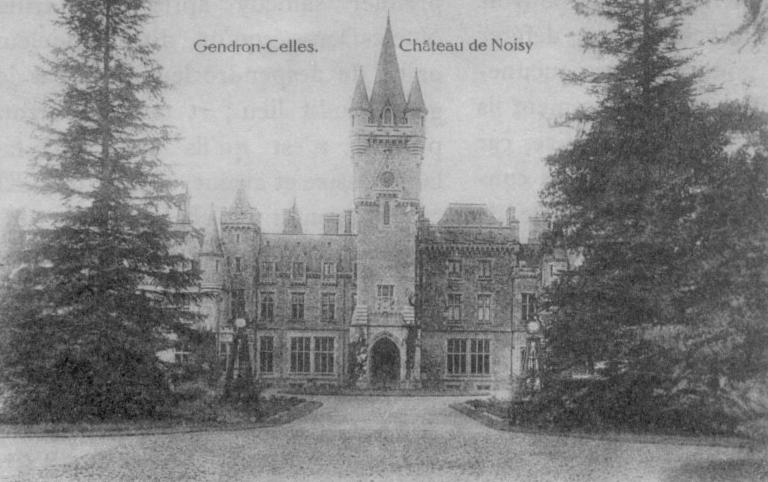
#> input picture PS_02/images/noisy2.jpg, 768 x 482 px
$ python 1.py
#> lines starting #> are read from the running program, lines starting #| are printed output that depends on the picture
#> further down, img is the input picture: shape (482, 768, 3); min 9, max 218, mean 133.4
import cv2
import numpy as np
from matplotlib import pyplot as plt

def plot_histogram(img, label):
	hist = cv2.calcHist(images=[img], channels=[0], mask=None,histSize=[256],ranges=[0,255])
	plt.plot(hist, label=label)
	plt.xlim([0,255])
	plt.legend()

def calculate_relative_hist(img, r=1):
	m, n = img.shape
	hist = cv2.calcHist(images=[img], channels=[0], mask=None,histSize=[256],ranges=[0,255])
	relative_hist = hist / (m * n)
	return relative_hist ** r

def calculate_g_equal(relative_hist, Q):
	g_equal = np.zeros(256)
	G_MAX = 255
	for i in range(256):
		soma = 0
		for j in range(i+1):
			soma += relative_hist[j]
		g_equal[i] = (G_MAX/Q) * soma
	return g_equal

def equalize(img, g_equal):
	n, m = img.shape
	new_img = np.zeros(img.shape)
	for i in range(n):
		for j in range(m):
			value = img[i,j]
			new_img[i,j] = g_equal[value]
	return new_img

def equalize_image(img, r=1):
	relative_hist = calculate_relative_hist(img, r)
	Q = relative_hist.sum()
	g_equal = calculate_g_equal(relative_hist, Q)
	new_img = equalize(img, g_equal)
	return cv2.convertScaleAbs(new_img)

def plot_results(img, n):
#> called with n = 100
	original_mean = np.mean(img)
#> original_mean = 133.4
	mean = list()
	for r in range(n+1):
		new_img = equalize_image(img, r)
		mean.append(np.mean(new_img))
#> this loop made 101 passes
#> Q in equalize_image on passes 1 to 12: 256, 1, 0.00781, 7.76e-05, 9.5e-07, 1.34e-08, 2.07e-10, 3.34e-12, 5.53e-14, 9.3e-16, 1.58e-17, 2.69e-19
#> pass 2, in equalize_image (call 2), `new_img = equalize(img, g_equal)`:
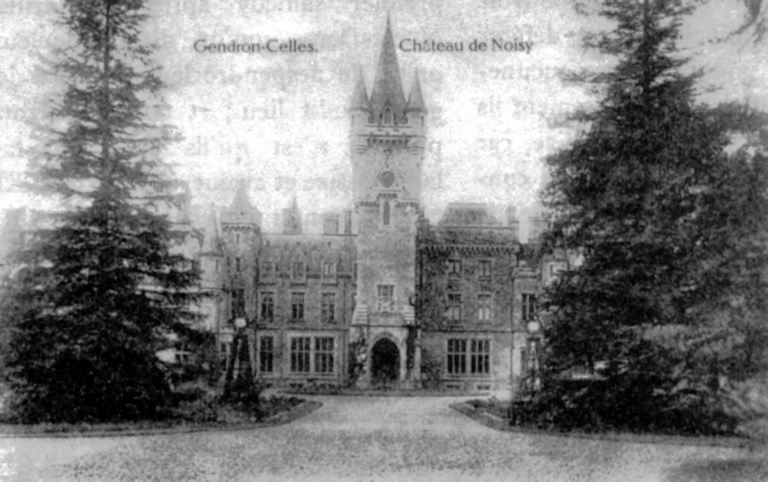
#> new_img: shape (482, 768) float64; min 0.000689, max 255, mean 128.5; drawn with min black and max white
#> after the loop:
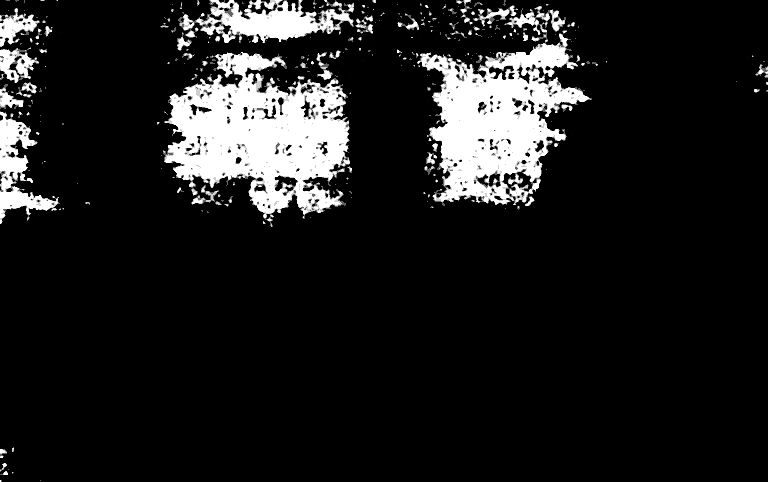
#> new_img: shape (482, 768); min 0, max 255, mean 29.7
#> after the loop, mean = 101 values, max 133.9 at index 0, min 29.56 at index 56, mean 33.76
	plt.plot(mean)
	plt.xlabel('r')
	plt.ylabel('Mean of Values')
	plt.hlines(original_mean, xmin=0, xmax=n)
	plt.ylim((0, 255))
	plt.show()
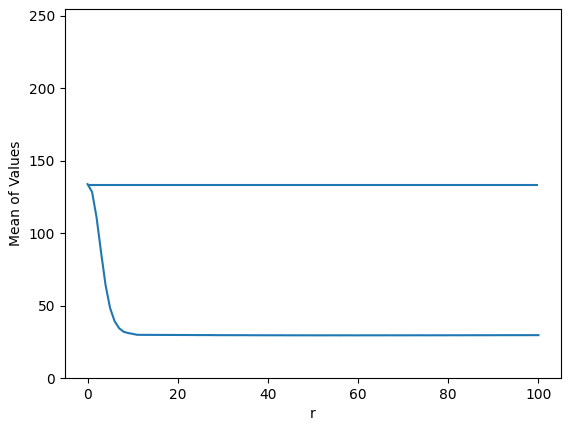
#> figure drawn by matplotlib, 1 panel; curve peaks at x = 0, y = 133.9

# img_path = "images/noisy2.jpg"
img = cv2.imread("images/noisy2.jpg")
img = cv2.GaussianBlur(img, (3, 3), 0)
img = cv2.cvtColor(img, cv2.COLOR_BGR2GRAY)

plot_results(img,100)

r = 1
new_img = equalize_image(img, r)

cv2.imshow('Source image', img)
cv2.imshow('Equalized image', new_img)

while(1):
	key = cv2.waitKey(20) & 0xFF
#> (key Esc is pressed here)
	if key == 27:
		break
cv2.destroyAllWindows()
